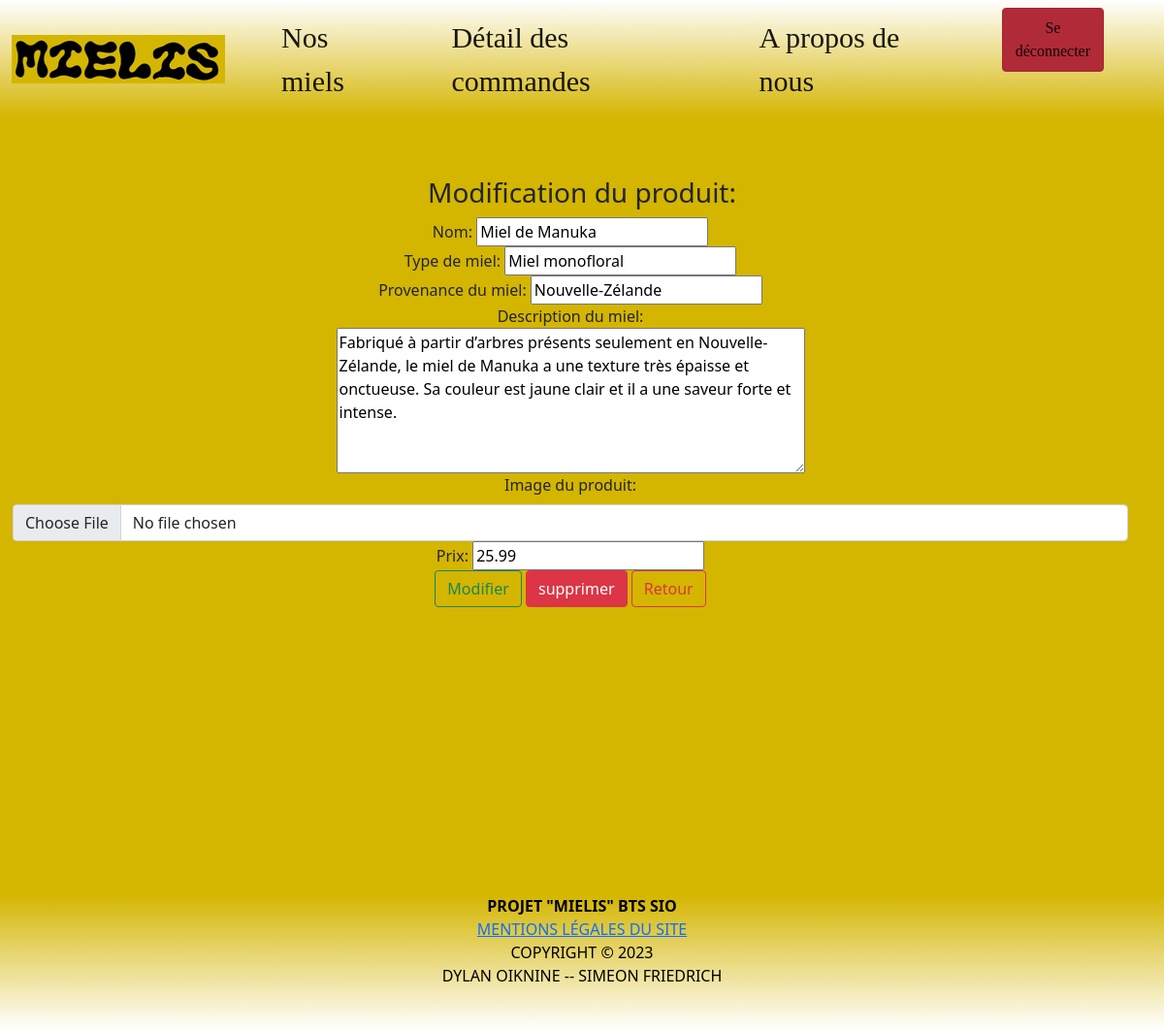
Screenshot of /index.php?page=modification_produit&id=5 (signed in) with the database file from the repository.
### tables this page shows
CREATE TABLE IF NOT EXISTS `miel` (
  `id_miel` int(11) NOT NULL AUTO_INCREMENT,
  `nom_miel` text NOT NULL,
  `type_miel` text NOT NULL,
  `provenance_miel` text NOT NULL,
  `description_miel` text NOT NULL,
  `image` text NOT NULL,
  `prix` text NOT NULL,
  PRIMARY KEY (`id_miel`)
);

### modification_produit.php (the view, shortened to what this page needs)
<?php
if (isset($_POST['modifier'])) {
    $lien = connect_to_db();
    $stmt = $lien->prepare('UPDATE miel SET nom_miel = :nom_miel,type_miel = :type_miel,provenance_miel = :provenance_miel,description_miel = :description_miel,prix = :prix WHERE id_miel =:id_miel');
    $stmt->bindValue(':nom_miel', $_POST['nom_miel'], PDO::PARAM_STR);
    $stmt->bindValue(':type_miel', $_POST['type_miel'], PDO::PARAM_STR);
    $stmt->bindValue(':provenance_miel', $_POST['provenance_miel'], PDO::PARAM_STR);
    $stmt->bindValue(':description_miel', $_POST['description_miel'], PDO::PARAM_STR);
    $stmt->bindValue(':prix', $_POST['prix'], PDO::PARAM_STR);
    $stmt->bindValue(':id_miel', $_POST['id_miel'], PDO::PARAM_INT);
    $stmt->execute();
    close_db($lien);
    $id=$_POST['id_miel'];
    if ($_FILES['image']['error']== 0) {
        $info = pathinfo($_FILES['image']['name']) ;
        $ext = $info['extension'];
        $nameOfFile = "photo_".$id.".".$ext;
        move_uploaded_file($_FILES['image']['tmp_name'],"./images/".$nameOfFile);
        $lien = connect_to_db();
        $stmt = $lien->prepare('UPDATE miel SET image = :image WHERE id_miel = :id');
        $stmt->bindValue(':image', $nameOfFile, PDO::PARAM_STR);
        $stmt->bindValue(':id', $id, PDO::PARAM_INT);
        $stmt->execute();
        close_db($lien);
        header('Location: ./index.php?page=produit_admin');
    } else {
        header('Location: ./index.php?page=produit_admin');
    }
} else {
    $id_miel = $_GET['id'];
    $lien = connect_to_db();
    $stmt = $lien->prepare('SELECT * FROM miel WHERE id_miel = :id_miel');
    $stmt->bindValue(':id_miel', $id_miel, PDO::PARAM_INT);
    $stmt->execute();
    $rows = $stmt->fetchAll();
    foreach ($rows as $enregistrement) {
        $nom_miel_select = $enregistrement['nom_miel'];
        $type_miel_select = $enregistrement['type_miel'];
        $provenance_miel_select = $enregistrement['provenance_miel'];
        $description_miel_select = $enregistrement['description_miel'];
        $prix_miel_select = $enregistrement['prix'];
    }
?>
    <form action="./index.php?page=modification_produit" enctype="multipart/form-data" method="post">
        <div class="row" style="text-align: center;">
            <div class="col-12">
                <h3>Modification du produit:</h3>
            </div>
            <div class="row">
                <div class="col-12">
                    <label>Nom:</label>
                    <input type="text" name="nom_miel" value="<?php echo $nom_miel_select; ?>" />
                </div>
                <div class="col-12">
                    <label>Type de miel:</label>
                    <input type="text" name="type_miel" value="<?php echo $type_miel_select; ?>" />
                </div>
            </div>
            <div class="row">
                <div class="col-12">
                    <label>Provenance du miel:</label>
                    <input type="text" name="provenance_miel" value="<?php echo $provenance_miel_select; ?>" />
                </div>
                <div class="col-12">
                    <label for="description_miel">Description du miel:</label>
                </div>
                <div class="col-12">
                    <textarea type="text" id="description_miel" name="description_miel" rows="6" cols="50"><?php echo $description_miel_select; ?></textarea>
                </div>
            </div>
            <div class="row">
                <div class="col-12">
                    <label for="image" class="form-label">Image du produit:</label>
                    <input class="form-control" type="file" id="image" name="image">
                </div>
                <div class="col-12">
                    <label>Prix:</label>
                    <input type="number" name="prix" value="<?php echo $prix_miel_select; ?>"/>
                </div>
            </div>
            <div class="row">
                <div class="col-12">
                    <input class="btn btn-outline-success" type="submit" name="modifier" value="Modifier">
                    <a class="btn btn-danger" type="button" href='./index.php?page=supprimer_produit&id=<?php echo $id_miel; ?>' name="supprimer" >supprimer</a>
                    <a class="btn btn-outline-danger" type="button" name="retour" href="./index.php?page=produit_admin">Retour</a>
                </div>
            </div>
        </div>
    </form>
<?php
}
?>

### css/index.css (style rules this page uses)
body { margin: 0px; padding: 0px; }

### rows the page displays
miel: nom_miel "Miel de Manuka", type_miel "Miel monofloral", provenance_miel "Nouvelle-Zélande", description_miel "Fabriqué à partir d’arbres présents seulement en Nouvelle-Zélande, le miel de Manuka a une texture très épaisse et onctueuse. Sa couleur est jaune clair et il a une saveur forte et intense.", prix "25.99"
